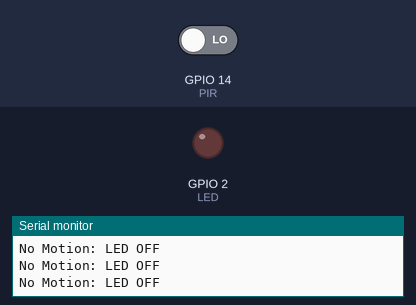
Bench run of a sketch on a simulated ESP32. On the bench: output pins drawn as LEDs (lit = HIGH), the last lines printed to the serial monitor. Inputs (shaded band) come from the test bench; at power-on: GPIO 14 (PIR) LOW.

Above: at 2.8 s.
2.9 s: GPIO 14 (PIR) driven HIGH
At 3.3 s:
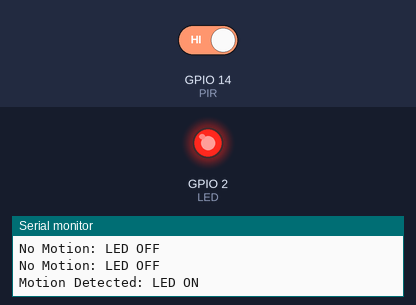
4.5 s: GPIO 14 (PIR) driven LOW
At 6.0 s:
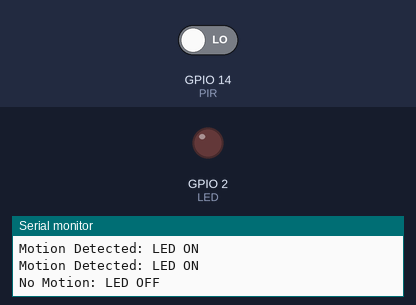
Timing chart, 0 to 7.5 s (numbered marks = the images above; inputs shaded):
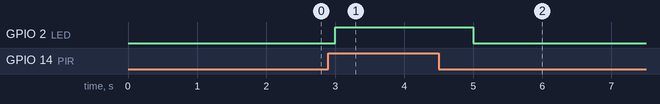

Measured:
- after the input at 2.9 s, GPIO 2 (LED): LOW → HIGH after 0.10 s
- after the input at 4.5 s, GPIO 2 (LED): HIGH → LOW after 0.50 s

The sketch:

sketch.ino
```cpp
#define PIR 14
#define LED 2

void setup() {
  pinMode(PIR, INPUT);
  pinMode(LED, OUTPUT);
  Serial.begin(9600);

}

void loop() {
  int motion = digitalRead(PIR);

  if (motion == HIGH) {
    digitalWrite(LED, HIGH);
    Serial.println("Motion Detected: LED ON");
  } else {
    digitalWrite(LED, LOW);
    Serial.println("No Motion: LED OFF");
  }

  delay(1000);
}
```
